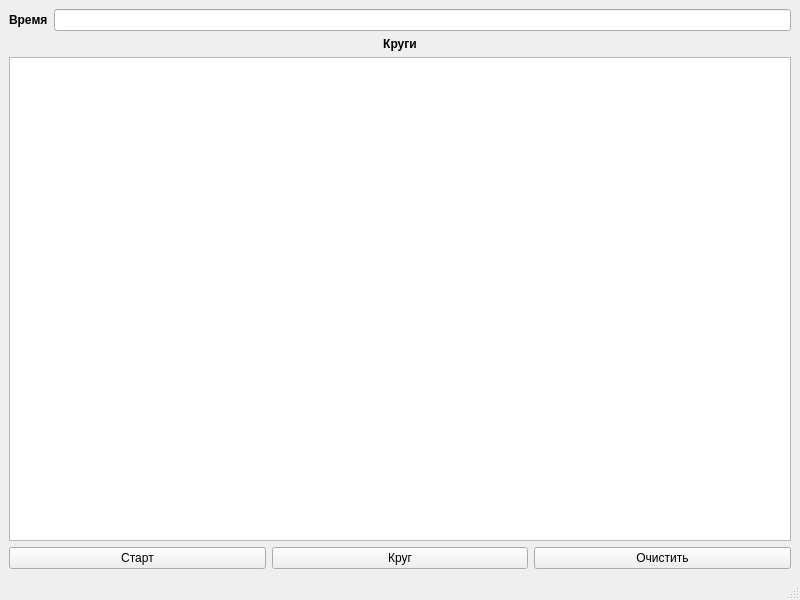
<?xml version="1.0" encoding="UTF-8"?>
<ui version="4.0">
 <class>MainWindow</class>
 <widget class="QMainWindow" name="MainWindow">
  <property name="geometry">
   <rect>
    <x>0</x>
    <y>0</y>
    <width>800</width>
    <height>600</height>
   </rect>
  </property>
  <property name="windowTitle">
   <string>MainWindow</string>
  </property>
  <widget class="QWidget" name="centralwidget">
   <layout class="QGridLayout" name="gridLayout_2">
    <item row="0" column="0">
     <layout class="QHBoxLayout" name="horizontalLayout">
      <item>
       <widget class="QLabel" name="label">
        <property name="text">
         <string>&lt;html&gt;&lt;head/&gt;&lt;body&gt;&lt;p&gt;&lt;span style=&quot; font-weight:700;&quot;&gt;Время&lt;/span&gt;&lt;/p&gt;&lt;/body&gt;&lt;/html&gt;</string>
        </property>
       </widget>
      </item>
      <item>
       <widget class="QLineEdit" name="lE_time">
        <property name="enabled">
         <bool>true</bool>
        </property>
        <property name="readOnly">
         <bool>true</bool>
        </property>
       </widget>
      </item>
     </layout>
    </item>
    <item row="1" column="0">
     <widget class="QLabel" name="label_2">
      <property name="text">
       <string>&lt;html&gt;&lt;head/&gt;&lt;body&gt;&lt;p align=&quot;center&quot;&gt;&lt;span style=&quot; font-weight:700;&quot;&gt;Круги&lt;/span&gt;&lt;/p&gt;&lt;/body&gt;&lt;/html&gt;</string>
      </property>
     </widget>
    </item>
    <item row="2" column="0">
     <widget class="QTextEdit" name="tE_circle">
      <property name="enabled">
       <bool>true</bool>
      </property>
      <property name="readOnly">
       <bool>true</bool>
      </property>
     </widget>
    </item>
    <item row="3" column="0">
     <layout class="QGridLayout" name="gridLayout">
      <item row="0" column="0">
       <widget class="QPushButton" name="pB_start_stop">
        <property name="text">
         <string>Старт</string>
        </property>
       </widget>
      </item>
      <item row="0" column="1">
       <widget class="QPushButton" name="pB_circle">
        <property name="text">
         <string>Круг</string>
        </property>
       </widget>
      </item>
      <item row="0" column="2">
       <widget class="QPushButton" name="pB_clear">
        <property name="text">
         <string>Очистить</string>
        </property>
       </widget>
      </item>
     </layout>
    </item>
   </layout>
  </widget>
  <widget class="QMenuBar" name="menubar">
   <property name="geometry">
    <rect>
     <x>0</x>
     <y>0</y>
     <width>800</width>
     <height>21</height>
    </rect>
   </property>
  </widget>
  <widget class="QStatusBar" name="statusbar"/>
 </widget>
 <resources/>
 <connections/>
</ui>
